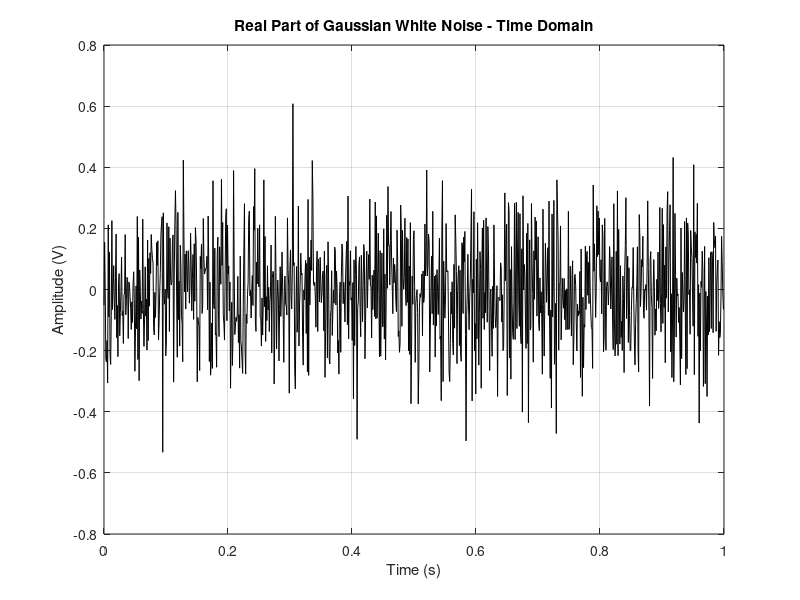
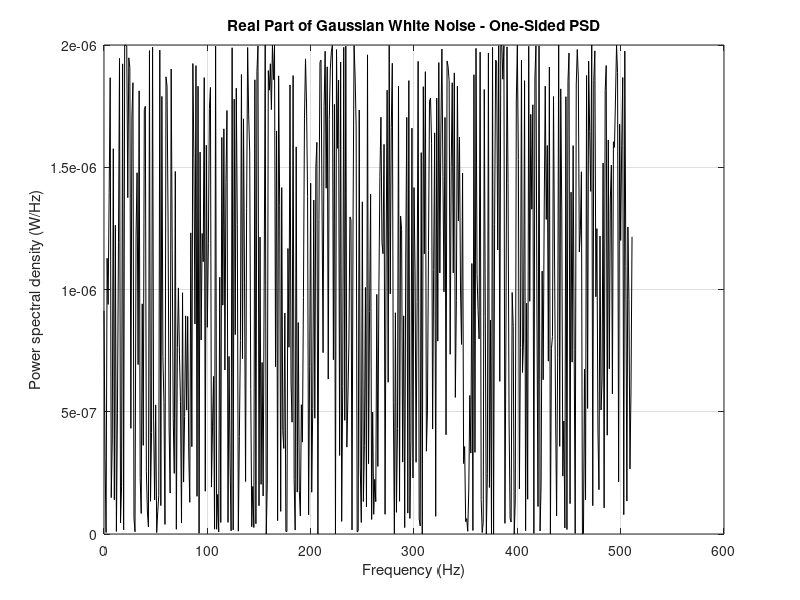
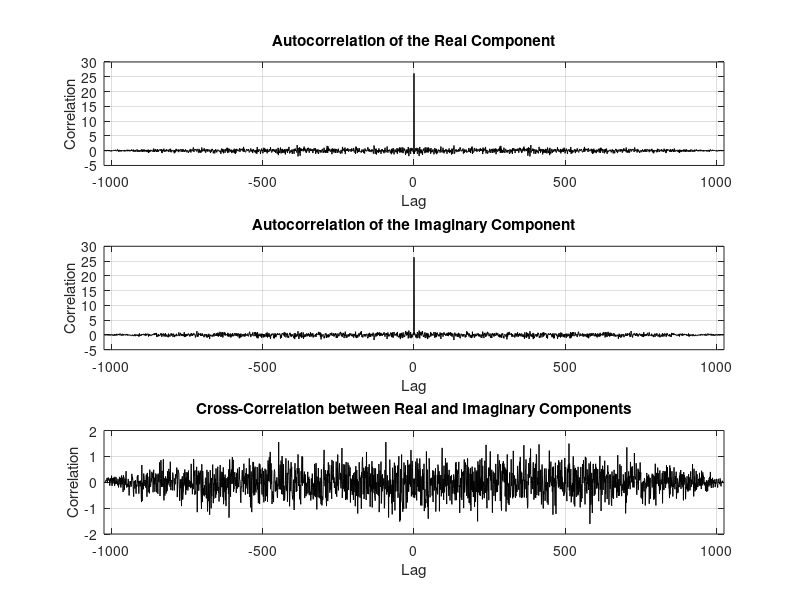
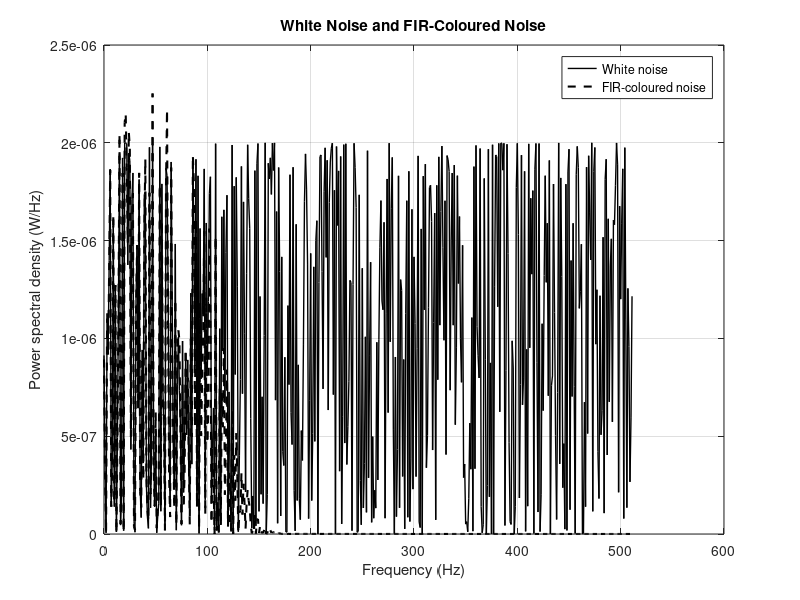

Here is the MATLAB script that generated these plots, in order:
%% Gaussian white noise and FIR-coloured noise
% This script synthesises a complex random process from a constant-magnitude
% spectrum with independent random phases. The real and imaginary parts are
% approximately Gaussian and mutually uncorrelated. A low-pass FIR filter is
% then used to obtain coloured noise.

clear; clc; close all;
rng(11, 'twister');                 % Reproducible random experiment

%% General parameters
N = 1024;                           % Number of samples / DFT size
fs = N;                             % Sampling frequency [Hz]
Ts = 1/fs;                          % Sampling period [s]
t = (0:N-1)*Ts;                     % Time axis [s]
Z = 50;                             % Reference impedance [ohm]
N0 = 1e-6;                          % One-sided noise PSD [W/Hz]
Pn = N0*(fs/2);                     % Expected noise power [W]

%% Random-phase spectral synthesis
K = sqrt(Pn*Z*N);                   % Constant spectral magnitude
S = K*exp(1j*2*pi*rand(1,N));       % Random independent phases
x = ifft(S);                        % Complex time-domain noise
x1 = sqrt(2)*real(x);               % Real white-noise component
x2 = sqrt(2)*imag(x);               % Imaginary white-noise component

%% One-sided power spectral density of the real component
X = fft(x1)/N;
Pxx = abs(X).^2/Z;
PxxOne = Pxx(1:N/2);
PxxOne(2:end) = 2*PxxOne(2:end);    % One-sided correction except DC
f = (0:N/2-1)*(fs/N);

figure(1);
plot(t, x1, 'k'); grid on;
title('Real Part of Gaussian White Noise - Time Domain');
xlabel('Time (s)'); ylabel('Amplitude (V)');

figure(2);
plot(f, PxxOne, 'k'); grid on;
title('Real Part of Gaussian White Noise - One-Sided PSD');
xlabel('Frequency (Hz)'); ylabel('Power spectral density (W/Hz)');

%% Correlation analysis
[r1, lags1] = xcorr(x1);
[r2, lags2] = xcorr(x2);
[r12, lags12] = xcorr(x1, x2);

figure(3);
subplot(3,1,1);
plot(lags1, r1, 'k'); grid on;
title('Autocorrelation of the Real Component');
xlabel('Lag'); ylabel('Correlation'); xlim([-N N]);

subplot(3,1,2);
plot(lags2, r2, 'k'); grid on;
title('Autocorrelation of the Imaginary Component');
xlabel('Lag'); ylabel('Correlation'); xlim([-N N]);

subplot(3,1,3);
plot(lags12, r12, 'k'); grid on;
title('Cross-Correlation between Real and Imaginary Components');
xlabel('Lag'); ylabel('Correlation'); xlim([-N N]);

%% FIR low-pass colouring filter
fc = N/8;                           % Cut-off frequency [Hz]
Wn = fc/(fs/2);                     % Normalised cut-off frequency
filterOrder = 30;
b = fir1(filterOrder, Wn, 'low');   % Hamming-window FIR design

y1 = filter(b, 1, x1);              % Coloured real component
y2 = filter(b, 1, x2);              % Coloured imaginary component

Y = fft(y1)/N;
Pyy = abs(Y).^2/Z;
PyyOne = Pyy(1:N/2);
PyyOne(2:end) = 2*PyyOne(2:end);

figure(4);
plot(f, PxxOne, 'k', 'LineWidth', 1); hold on;
plot(f, PyyOne, '--k', 'LineWidth', 1.5); grid on;
title('White Noise and FIR-Coloured Noise');
xlabel('Frequency (Hz)'); ylabel('Power spectral density (W/Hz)');
legend('White noise', 'FIR-coloured noise', 'Location', 'northeast');

figure(5);
subplot(2,1,1);
plot(t, y1, 'k'); grid on;
title('FIR-Coloured Noise - Time Domain');
xlabel('Time (s)'); ylabel('Amplitude (V)');
subplot(2,1,2);
plot(f, PyyOne, 'k'); grid on;
title('FIR-Coloured Noise - One-Sided PSD');
xlabel('Frequency (Hz)'); ylabel('Power spectral density (W/Hz)');

%% Correlation analysis after FIR filtering
[r1c, lags1c] = xcorr(y1);
[r2c, lags2c] = xcorr(y2);
[r12c, lags12c] = xcorr(y1, y2);

figure(6);
subplot(3,1,1);
plot(lags1c, r1c, 'k'); grid on;
title('Autocorrelation of FIR-Coloured Real Component');
xlabel('Lag'); ylabel('Correlation'); xlim([-N N]);

subplot(3,1,2);
plot(lags2c, r2c, 'k'); grid on;
title('Autocorrelation of FIR-Coloured Imaginary Component');
xlabel('Lag'); ylabel('Correlation'); xlim([-N N]);

subplot(3,1,3);
plot(lags12c, r12c, 'k'); grid on;
title('Cross-Correlation after FIR Filtering');
xlabel('Lag'); ylabel('Correlation'); xlim([-N N]);

%% Numerical checks
estimatedWhitePower = mean(x1.^2)/Z;
estimatedFIRPower = mean(y1.^2)/Z;
expectedIdealFIRPower = N0*fc;

fprintf('Expected white-noise power:       %.6e W\n', Pn);
fprintf('Estimated white-noise power:      %.6e W\n', estimatedWhitePower);
fprintf('Ideal low-pass output power:       %.6e W\n', expectedIdealFIRPower);
fprintf('Estimated FIR-coloured power:      %.6e W\n', estimatedFIRPower);
